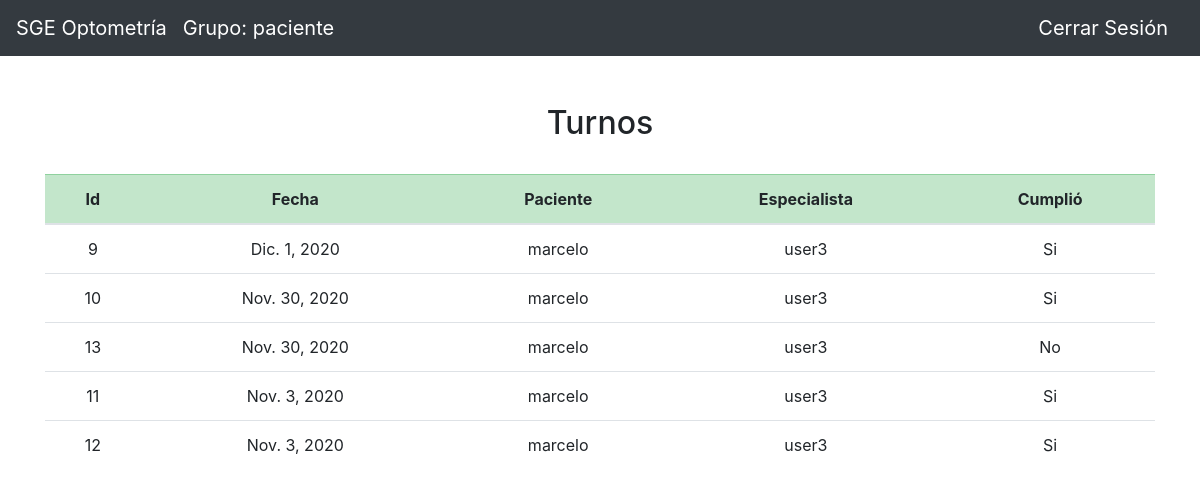
The page /optometria/turno/ (signed in) on the database as committed earlier.
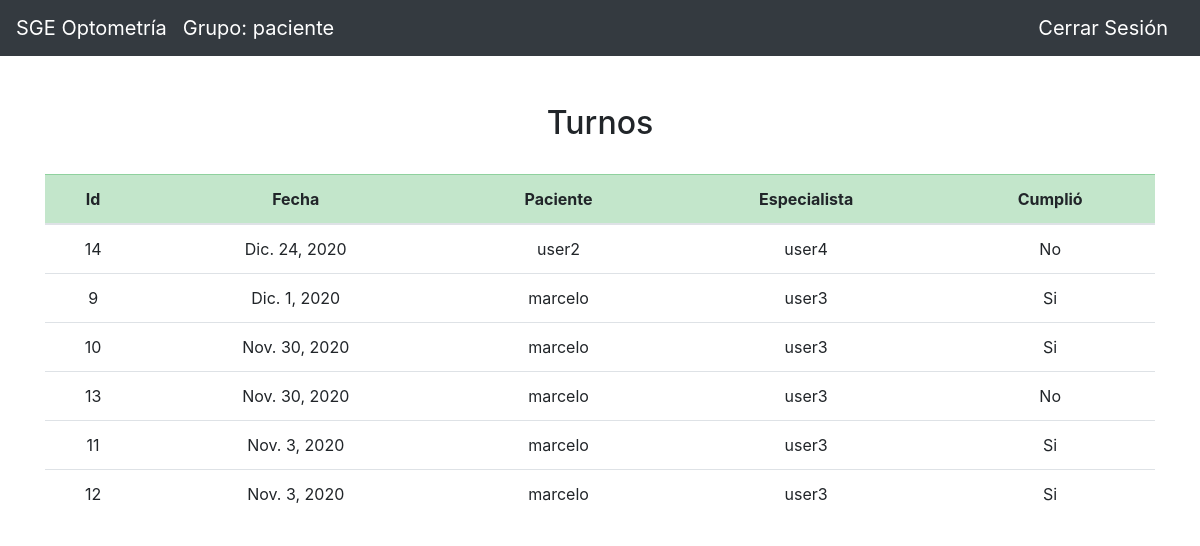
The same page on the database as committed later.
### optometria/models.py (models this page shows)
class Turno(models.Model):
    fecha = models.DateField(auto_now=False, auto_now_add=False)
    paciente = models.ForeignKey(settings.AUTH_USER_MODEL, on_delete=models.CASCADE, related_name="turno_paciente")
    cumplio = models.BooleanField()
    medico = models.ForeignKey(settings.AUTH_USER_MODEL, on_delete=models.CASCADE, related_name='turno_medico')

### user/models.py (models this page shows)
class User(AbstractUser):
    roles = [
        ('secretario','Secretario'),
        ('medicos','Medico'),
        ('venta','Ventas'),
        ('taller','Taller'),
        ('gerencia','Gerente'),
        ('paciente','Paciente')]
    rol = models.CharField(max_length=16, choices=roles, default='paciente')

### optometria/views.py (the view)
# urls.py: path('turno/', views.ver_turnos, name='ver_turnos'),
def ver_turnos(request):
    if len(Turno.objects.all()) > 0:
        data = Turno.objects.all().order_by('-fecha')
    else:
        data = None
    return render(request, 'optometria/ver_turno.html',{
        'grupo': request.user.rol,
        'data': data,
        })

### optometria/templates/optometria/ver_turno.html (shortened to what this page needs)
{% extends "optometria/new_layout.html" %}
{% block body %}
<br>
{% if data %}
    <h2><center>Turnos</center></h2>
    <br>
    <div class="table-responsive">
        <table class="table table-hover">
            <thead>
                <tr class="table-success">
                    <th scope="col"><center>Id</center></th>
                    <th scope="col"><center>Fecha</center></th>
                    <th scope="col"><center>Paciente</center></th>
                    <th scope="col"><center>Especialista</center></th>
                    <th scope="col"><center>Cumplió</center></th>
                </tr>
            </thead>
            <tbody>
            {% for turno in data %}
                <tr>
                    <td><center>{{turno.id}}</center></td>
                    <td><center>{{turno.fecha}}</center></td>
                    <td><center>{{turno.paciente}}</center></td>
                    <td><center>{{turno.medico}}</center></td>
                    {% if turno.cumplio %}
                        <td><center>Si</center></td>
                    {% else %}
                        <td><center>No</center></td>
                    {% endif %}
                    </tr>
            {% endfor %}
            </tbody>
        </table>
    </div>
{% else %}
    <h2><center>No hay Turnos</center></h2>
    <br>
{% endif %}
{% endblock %}

Rows that differ between the two databases and show on the page:
added Turno: id "14", fecha "Dic. 24, 2020", paciente "user2", medico "user4", cumplio "No"
